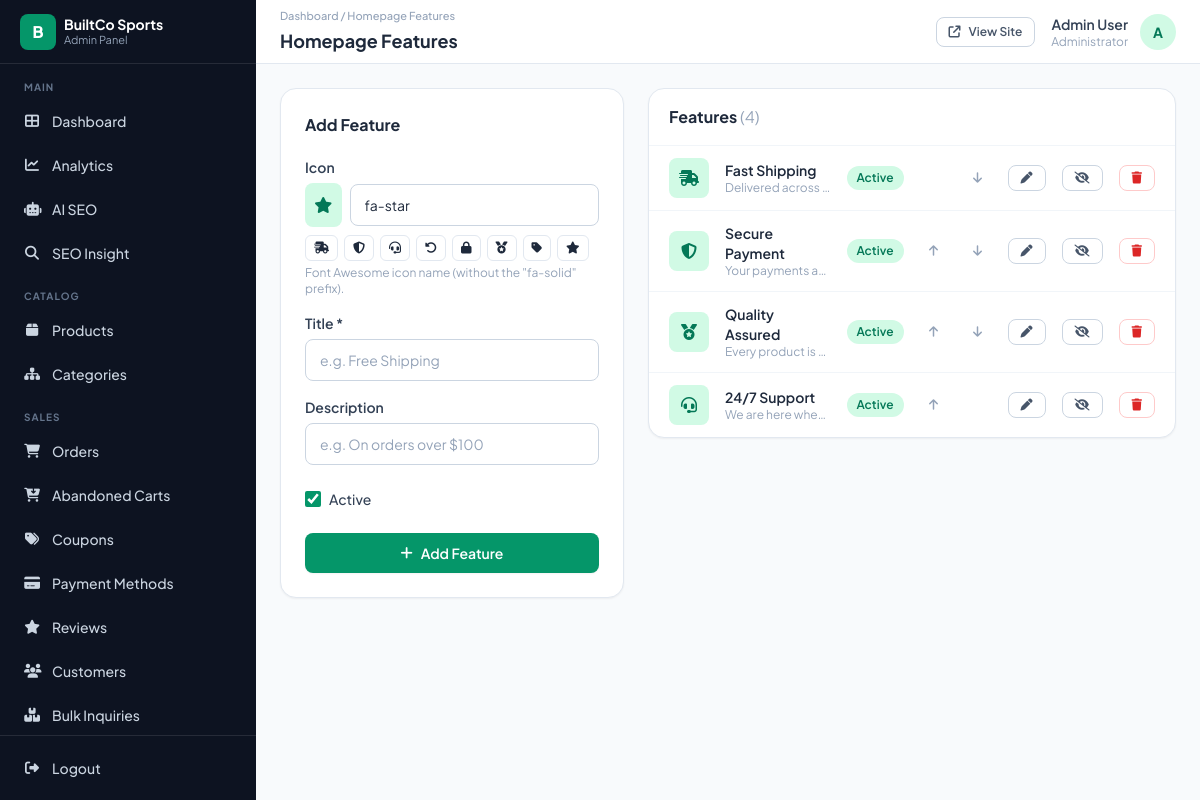
/admin/pages/features.php (signed in), run on the app's committed database.
### tables this page shows
CREATE TABLE `features` (
  `id` int(11) NOT NULL,
  `icon` varchar(50) NOT NULL DEFAULT 'fa-star',
  `title` varchar(100) NOT NULL,
  `description` varchar(255) DEFAULT NULL,
  `sort_order` int(11) NOT NULL DEFAULT 0,
  `status` enum('active','inactive') NOT NULL DEFAULT 'active',
  `created_at` timestamp NOT NULL DEFAULT current_timestamp()
);

### includes/config.php (called while the page is built, shortened)
<?php
class DB {
    private static $instance = null;
    private function __construct() {
        $this->conn = new mysqli(DB_HOST, DB_USER, DB_PASS, DB_NAME);
    }
    public static function getInstance() {
        if (self::$instance === null) self::$instance = new DB();
        return self::$instance->conn;
    }
}
function db() { return DB::getInstance(); }
function fetch_all($sql, $types = '', ...$params) {
    $result = db()->query($sql);
    return $result ? $result->fetch_all(MYSQLI_ASSOC) : [];
}
function h($v) {
    return htmlspecialchars((string)($v ?? ''), ENT_QUOTES, 'UTF-8');
}
function csrf_token() {
    return $_SESSION['csrf_token'];
}
    ob_start(); ?>

### admin/pages/features.php (the view, shortened to what this page needs)
<?php
require_once __DIR__ . '/../../includes/config.php';
$edit = isset($_GET['edit']) ? fetch_one("SELECT * FROM features WHERE id=?", 'i', (int)$_GET['edit']) : null;
$features = fetch_all("SELECT * FROM features ORDER BY sort_order ASC, id ASC");
$icon_suggestions = ['fa-truck-fast', 'fa-shield-halved', 'fa-headset', 'fa-rotate-left', 'fa-lock', 'fa-medal', 'fa-tag', 'fa-star'];
include __DIR__ . '/../includes/admin-header.php';
?>
<div class="grid grid-cols-1 lg:grid-cols-5 gap-6">
  <div class="lg:col-span-2">
    <div class="card p-6 sticky top-20">
      <div class="flex items-center justify-between mb-5">
        <h2 class="font-bold text-slate-800"><?= $edit ? 'Edit Feature' : 'Add Feature' ?></h2>
      </div>
      <form method="POST">
        <div class="mb-4">
          <label class="f-label">Icon</label>
          <div class="flex items-center gap-2">
            <span class="w-11 h-11 rounded-lg bg-brand-light text-brand-dark flex items-center justify-center"><i id="iconPreview" class="fa-solid <?= h($edit['icon'] ?? 'fa-star') ?>"></i></span>
            <input type="text" name="icon" id="iconInput" class="f-input" value="<?= h($edit['icon'] ?? 'fa-star') ?>" placeholder="fa-truck-fast" oninput="document.getElementById('iconPreview').className='fa-solid '+this.value">
          </div>
          <div class="flex flex-wrap gap-1.5 mt-2">
            <?php foreach ($icon_suggestions as $ic): ?>
            <button type="button" class="text-xs px-2 py-1 rounded-md border border-slate-200 hover:bg-slate-50" onclick="document.getElementById('iconInput').value='<?= $ic ?>';document.getElementById('iconPreview').className='fa-solid <?= $ic ?>'"><i class="fa-solid <?= $ic ?>"></i></button>
            <?php endforeach; ?>
          </div>
          <p class="f-hint">Font Awesome icon name (without the "fa-solid" prefix).</p>
        </div>
        <div class="mb-4">
          <label class="f-label">Title *</label>
          <input type="text" name="title" required class="f-input" value="<?= h($edit['title'] ?? '') ?>" placeholder="e.g. Free Shipping">
        </div>
        <div class="mb-6">
          <label class="f-label">Description</label>
          <input type="text" name="description" class="f-input" value="<?= h($edit['description'] ?? '') ?>" placeholder="e.g. On orders over $100">
        </div>
        <div class="flex items-center gap-2 mb-6">
          <input type="checkbox" name="status" id="fStatus" value="1" class="w-4 h-4 rounded accent-brand" <?= (!$edit || $edit['status'] === 'active') ? 'checked' : '' ?>>
          <label for="fStatus" class="text-sm font-medium text-slate-700">Active</label>
        </div>
        <button type="submit" class="btn-primary w-full"><i class="fa-solid <?= $edit ? 'fa-floppy-disk' : 'fa-plus' ?>"></i> <?= $edit ? 'Update Feature' : 'Add Feature' ?></button>
      </form>
    </div>
  </div>
  <div class="lg:col-span-3">
    <div class="card overflow-hidden">
      <div class="px-5 py-4 border-b border-slate-100"><h2 class="font-bold text-slate-800">Features <span class="text-slate-400 font-normal">(<?= count($features) ?>)</span></h2></div>
      <div class="divide-y divide-slate-100">
        <?php foreach ($features as $i => $f): ?>
        <div class="flex items-center gap-4 px-5 py-3">
          <span class="w-10 h-10 rounded-lg bg-brand-light text-brand-dark flex items-center justify-center shrink-0"><i class="fa-solid <?= h($f['icon']) ?>"></i></span>
          <div class="flex-1 min-w-0">
            <div class="font-semibold text-sm text-slate-800"><?= h($f['title']) ?></div>
            <div class="text-xs text-slate-400 truncate"><?= h($f['description']) ?></div>
          </div>
          <span class="<?= $f['status'] === 'active' ? 'badge-active' : 'badge-inactive' ?>"><?= ucfirst($f['status']) ?></span>
          <a href="?action=move&id=<?= (int)$f['id'] ?>&dir=up&csrf_token=<?= csrf_token() ?>" class="w-7 h-7 flex items-center justify-center text-slate-400 hover:text-slate-700 <?= $i === 0 ? 'invisible' : '' ?>"><i class="fa-solid fa-arrow-up text-xs"></i></a>
          <a href="?action=move&id=<?= (int)$f['id'] ?>&dir=down&csrf_token=<?= csrf_token() ?>" class="w-7 h-7 flex items-center justify-center text-slate-400 hover:text-slate-700 <?= $i === count($features) - 1 ? 'invisible' : '' ?>"><i class="fa-solid fa-arrow-down text-xs"></i></a>
          <a href="?edit=<?= (int)$f['id'] ?>" class="btn-outline btn-sm"><i class="fa-solid fa-pen"></i></a>
          <a href="?action=toggle&id=<?= (int)$f['id'] ?>&csrf_token=<?= csrf_token() ?>" class="btn-outline btn-sm"><i class="fa-solid <?= $f['status'] === 'active' ? 'fa-eye-slash' : 'fa-eye' ?>"></i></a>
          <a href="?action=delete&id=<?= (int)$f['id'] ?>&csrf_token=<?= csrf_token() ?>" data-confirm="Remove this feature?" class="btn-danger-outline btn-sm"><i class="fa-solid fa-trash"></i></a>
        </div>
        <?php endforeach; ?>
      </div>
    </div>
  </div>
</div>
<?php include __DIR__ . '/../includes/admin-footer.php'; ?>

### data on the page
features: title "Fast Shipping", description "Delivered across…", status "Active"
features: title "Secure Payment", description "Your payments ar…", status "Active"
features: title "Quality Assured", description "Every product is…", status "Active"
features: title "24/7 Support", description "We are here whe…", status "Active"

### other printed values
$group_label "MAIN"
$nav_item['label'] "Dashboard"
$nav_item['label'] "Analytics"
$nav_item['label'] "AI SEO"
$nav_item['label'] "SEO Insight"
$group_label "CATALOG"
$nav_item['label'] "Products"
$nav_item['label'] "Categories"
$group_label "SALES"
$nav_item['label'] "Orders"
$nav_item['label'] "Abandoned Carts"
$nav_item['label'] "Coupons"
$nav_item['label'] "Payment Methods"
$nav_item['label'] "Reviews"
$nav_item['label'] "Customers"
